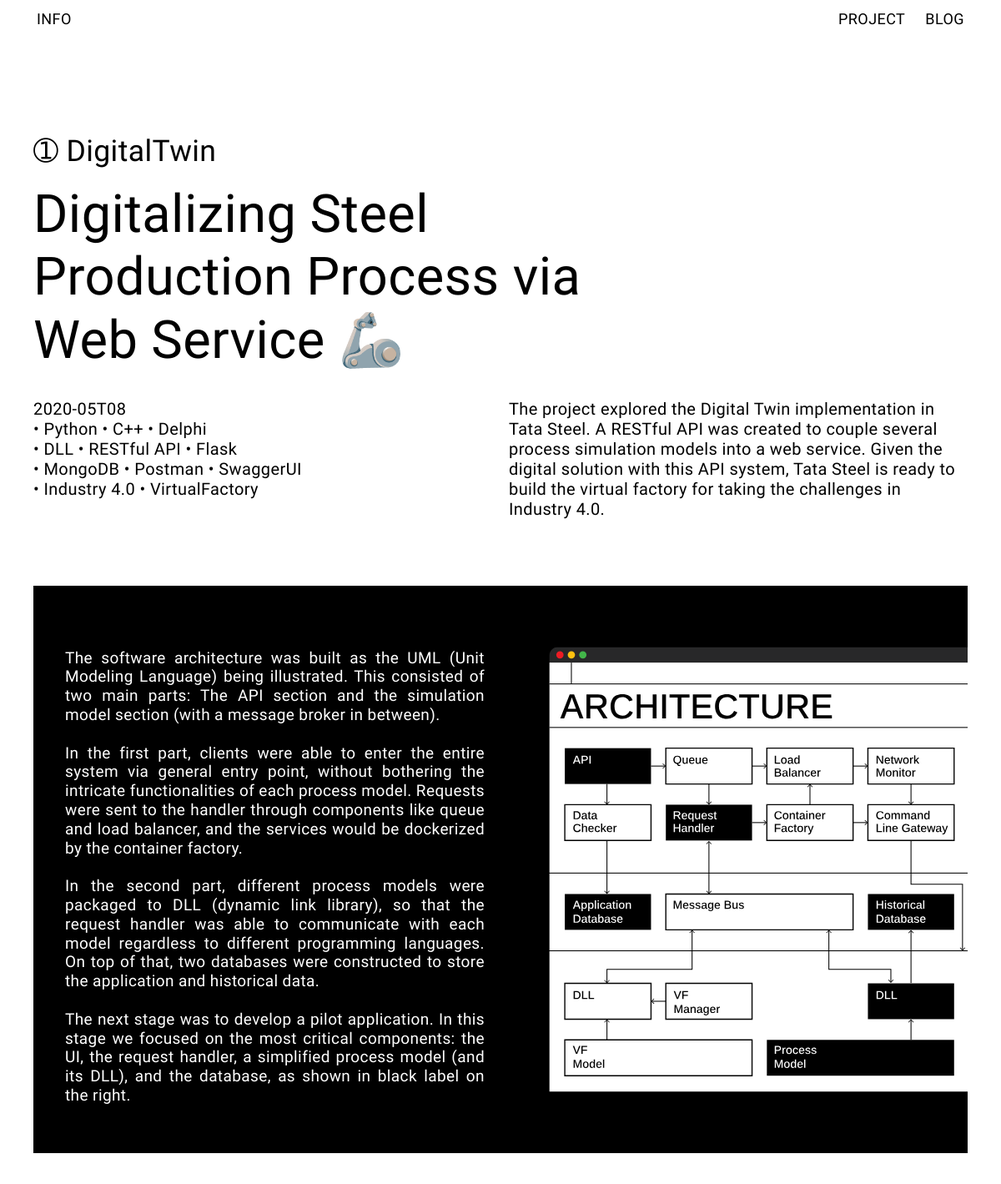
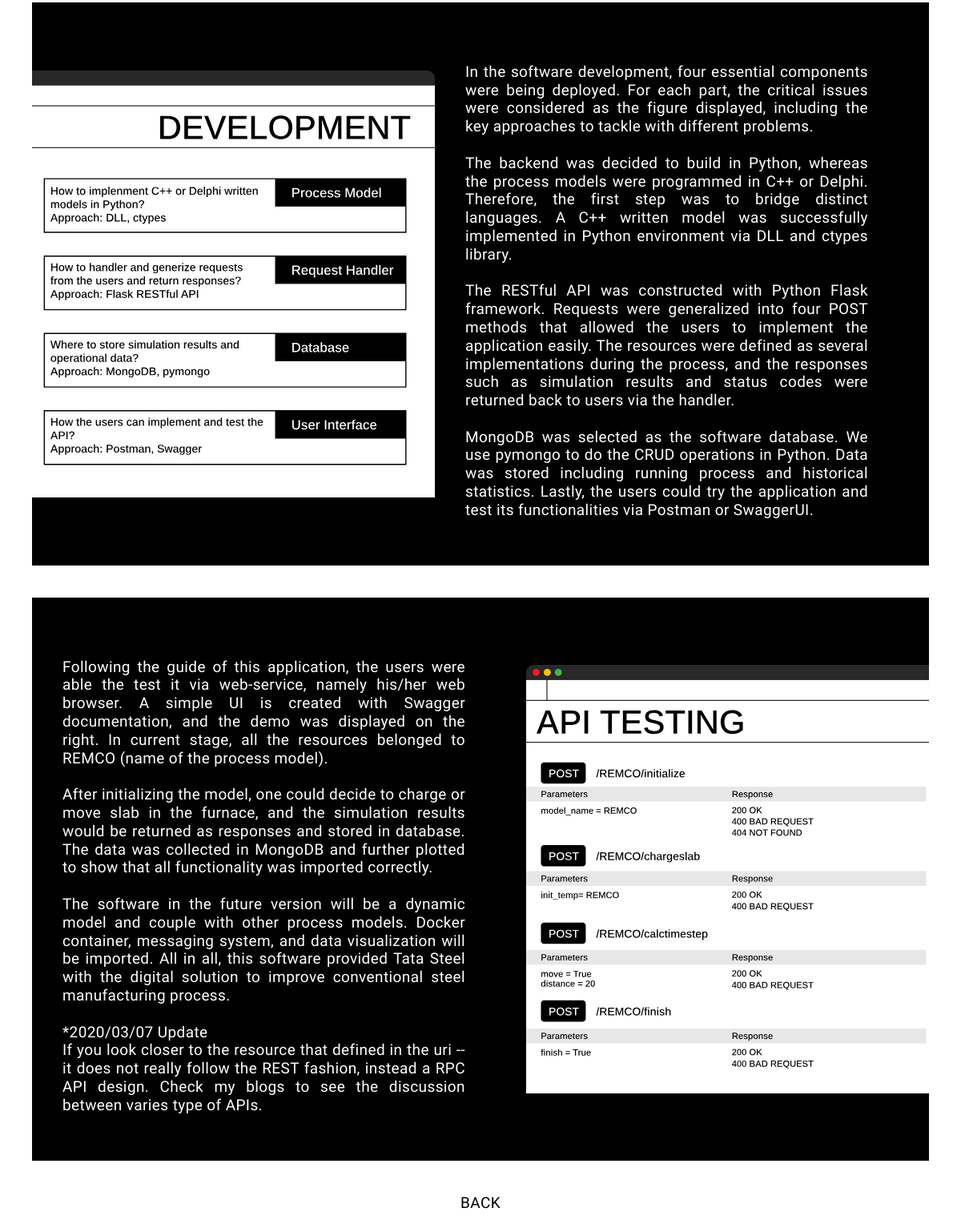
Page /project/DigitalTwin/ on the committed database (2 pictures, top to bottom).
### project/models.py (models this page shows, shortened)
class Project(models.Model):
    title = models.CharField(max_length=100)
    key = models.TextField()
    brief = models.TextField()
    slogan = models.CharField(max_length=100)
    time = models.CharField(max_length=100)
    tag = models.TextField()
    introduction = models.TextField()
    github = models.CharField(max_length=100, blank=True)
    content_1 = models.TextField()
    image_1 = models.FileField(upload_to='project/images/')
    content_2 = models.TextField()
    image_2 = models.FileField(upload_to='project/images/')
    content_3 = models.TextField()
    image_3 = models.FileField(upload_to='project/images/')

### project/views.py (the view)
# urls.py: path('<str:project_title>/', views.detail_project, name='detail_project'),
def detail_project(request, project_title):
    project = get_object_or_404(Project, title=project_title)
    return render(request, 'project/detail_project.html', {'project': project})

### project/templates/project/detail_project.html (shortened to what this page needs)
{% extends 'info/base.html' %}
{% load static %}
{% block head %}
<link rel="stylesheet" href="{% static 'project/detail_project.css' %}">
{% endblock %}
{% block content %}
<div class="project-description">
    <span class="project-title circle_{{ project.id }}">{{ project.title }}</span>
    <h1 class="slogan">
        {{ project.slogan }}
    </h1>
    <div class="column">
        <div class="left-column">
            <span class="time-stamp">
                {{ project.time }}
            </span>
            <div class="tech-tags">
                {{ project.tag|safe }}
            </div>
            <div class="github">
            </div>
        </div>
        <div class="right-column introduction">
            {{ project.introduction|safe }}
        </div>
    </div>
</div>
<div class="images-notes">
    <div class="note">
        {{ project.content_1|safe }}
    </div>
    <div class="image">
        <img src="{{ project.image_1.url}}">
    </div>
</div>
<div class="images-notes" class="reverse-img">
    <div class="image">
        <img src="{{ project.image_2.url}}">
    </div>
    <div class="note">
        {{ project.content_2|safe }}
    </div>
</div>
<div class="images-notes">
    <div class="note">
        {{ project.content_3|safe }}
    </div>
    <div class="image">
        <img src="{{ project.image_3.url}}">
    </div>
</div>
<h5 class="project-detail">
    <a href="{% url 'project:all_project' %}">BACK</a>
</h5>
{% endblock %}

### info/static/info/style.css (style rules this page uses)
* { margin: 0; padding: 0; box-sizing: border-box; font-size: 100%; font-weight: 300; font: inherit; vertical-align: baseline; }
:root { --ms-2: 0.56rem; --ms-1: 0.75rem; --ms0: 1rem; --ms1: 1.33rem; --ms2: 1.78rem; --ms3: 2.37rem; --ms4: 3.16rem; --ms5: 4.21rem; --ms6: 5.61rem; --ms7: 7.48rem; --ms8: 9.97rem; --ms9: 13.29rem; --ms10: 17.71rem; --ms11: 23.61rem; --ms12: 31.47rem; }
html, body { line-height: 1.2; font-family: "Arimo", helvetica, arial, sans-serif; height: auto; letter-spacing: 0.02em; background: #ffffff; font-size: 14px; }
@media (min-width: 576px) { html, body { font-size: 19px; } }
@media (min-width: 768px) { html, body { font-size: 20px; } }
@media (min-width: 992px) { html, body { font-size: 21px; } }
@media (min-width: 1200px) { html, body { font-size: calc(8px + 1vw); } }
body::before { content: ""; position: fixed; top: -10rem; left: 0px; background: rgb(255, 255, 255); width: 100vw; height: calc(10rem + 100vh); z-index: -1; }
li, a { font-size: 0.95em; color: black; text-decoration: none; list-style: none; }
.column { display: flex; flex-wrap: wrap; }
.left-column { flex: 1; position: relative; padding-right: 1rem; }
a { text-decoration: none; }
.right-column { flex: 1; }
.circle_1:before { content: "➀ "; }

### project/static/project/detail_project.css (style rules this page uses)
.project-description { margin: 8rem 2em 4em; }
.slogan { padding: 0.25em 0 0.5em; width: 60%; font-size: var(--ms2); }
@media (min-width: 768px) { .slogan { font-size: var(--ms3); width: 80%; } }
@media (min-width: 768px) { .time-stamp { font-size: var(--ms-1); } }
@media (min-width: 768px) { .project-title { font-size: var(--ms1); } }
@media (min-width: 1024px) { .slogan { font-size: var(--ms4); width: 60%; } }
@media (min-width: 1024px) { .time-stamp { font-size: var(--ms0); } }
@media (min-width: 1024px) { .project-title { font-size: var(--ms2); } }
.images-notes { display: flex; flex-wrap: wrap; background-color: black; margin: 2em 2em 2em; height: 100%; }
.note { flex: 1; padding: 4em; padding-bottom: 3em; padding-left: 2em; background-color: black; color: white; text-align: justify; font-size: 0.95em; line-height: 120%; }
.image { flex: 1; background-color: black; }
.image img { width: 100%; height: 100%; padding-top: 3em; padding-bottom: 3em; background-color: black; }
.project-detail { font-size: var(--ms0); padding-top: 0em; padding-bottom: 1em; text-align: center; }
.github { padding-top: 0.5em; }

### rows in the picture
Project: title "DigitalTwin", slogan "Digitalizing Steel Production Process via Web Service 🦾", time "2020-05T08", tag "• Python • C++ • Delphi • DLL • RESTful API • Flask • MongoDB • Postman • SwaggerUI • Industry 4.0 • VirtualFactory", introduction "The project explored the Digital Twin implementation in Tata Steel. A RESTful API was created to couple several process simulation models into a web service. Given the digital solution with this API system, Tata Steel is ready to build the virtual factory for taking the challenges in Industry 4.0.", content_1 "The software architecture was built as the UML (Unit Modeling Language) being illustrated. This consisted of two main parts: The API section and the simulation model section (with a message broker in between). In the first part, clients were able to enter the entire system via general entry point, without bothering the intricate functionalities of each process model. Requests were sent to the handler through components like queue and load balancer, and the services would be dockerized by the container factory. In the second part, different process models were packaged to DLL (dynamic link library), so that the request handler was able to communicate with each model regardless to different…", image_1 (picture), image_2 (picture), content_2 "In the software development, four essential components were being deployed. For each part, the critical issues were considered as the figure displayed, including the key approaches to tackle with different problems. The backend was decided to build in Python, whereas the process models were programmed in C++ or Delphi. Therefore, the first step was to bridge distinct languages. A C++ written model was successfully implemented in Python environment via DLL and ctypes library. The RESTful API was constructed with Python Flask framework. Requests were generalized into four POST methods that allowed the users to implement the application easily. The resources were defined as several…", content_3 "Following the guide of this application, the users were able the test it via web-service, namely his/her web browser. A simple UI is created with Swagger documentation, and the demo was displayed on the right. In current stage, all the resources belonged to REMCO (name of the process model). After initializing the model, one could decide to charge or move slab in the furnace, and the simulation results would be returned as responses and stored in database. The data was collected in MongoDB and further plotted to show that all functionality was imported correctly. The software in the future version will be a dynamic model and couple with other process models. Docker container, messaging…", image_3 (picture)
